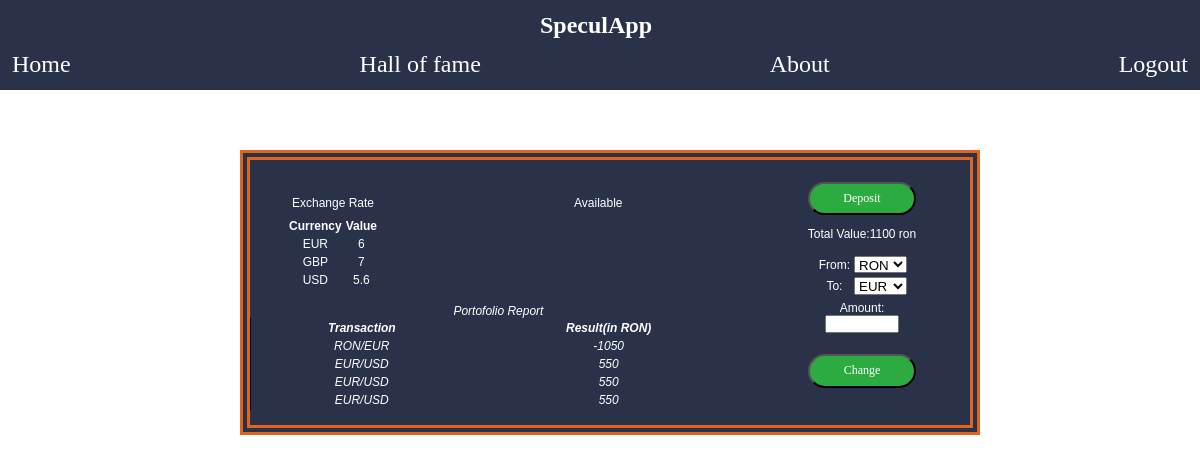
The app's page /page/Client.php (signed in), older data.
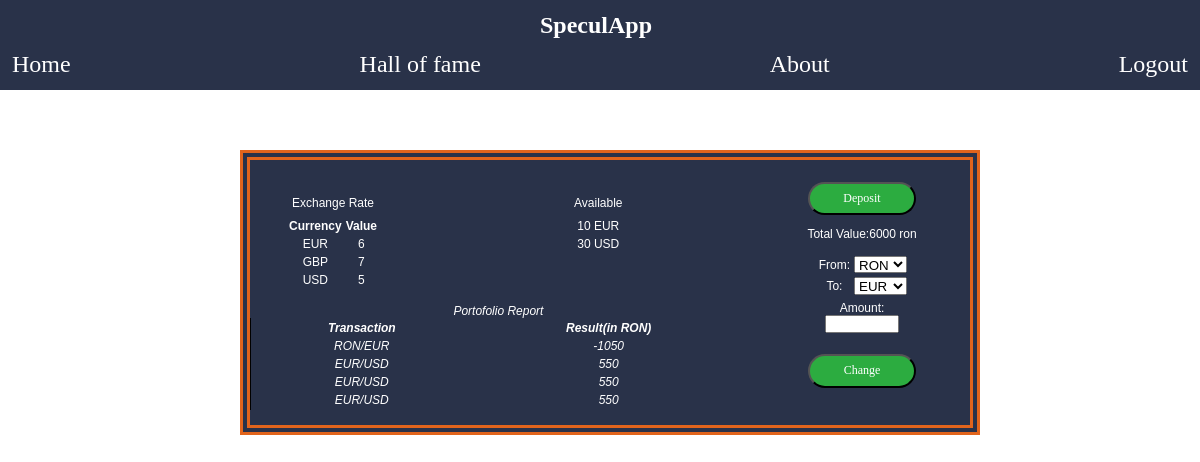
The same page, newer data.
### tables this page shows
CREATE TABLE `currency` (
  `name` varchar(8) NOT NULL,
  `cur_value` double NOT NULL,
  `min_value` double NOT NULL,
  `max_value` double NOT NULL,
  `update_time` int(11) NOT NULL,
  `last_update` datetime NOT NULL
);

CREATE TABLE `hof` (
  `username` varchar(32) NOT NULL,
  `user_id` int(11) NOT NULL,
  `credit` int(11) NOT NULL,
  `updated_at` datetime NOT NULL
);

CREATE TABLE `available` (
  `id` int(11) NOT NULL,
  `username` varchar(32) NOT NULL,
  `currency_name` varchar(8) NOT NULL,
  `amount` int(11) NOT NULL,
  `created_at` datetime NOT NULL
);

### script/get_cur_names.php (the view, shortened to what this page needs)
<?php
require('db.php');
$sql = "SELECT name FROM `currency`";
$result = mysqli_query($con,$sql);
if (mysqli_num_rows($result)>0){
	while ($row=mysqli_fetch_assoc($result)){ ?>
	<option value="<?php echo $row['name'];?>"><?php echo $row['name'];?></option>
	<?php
	}
}
?>

### script/get_rate.php (shortened to what this page needs)
<?php
require('db.php');
$sql = "SELECT name, cur_value FROM `currency`";
$result = mysqli_query($con,$sql);
if (mysqli_num_rows($result)>0){
	while ($row=mysqli_fetch_assoc($result)){ ?>
		<tr>
			<td><?php echo $row['name'];?></td>
			<td><?php echo $row['cur_value'];?>
			</td>
		</tr>
	<?php
	}
}
?>

### script/get_amt.php (shortened to what this page needs)
<?php
require('db.php');
$uname=$_SESSION['username'];
$sql="SELECT credit FROM `hof` WHERE username='$uname';";
$result=mysqli_query($con,$sql);
$result=mysqli_fetch_assoc($result);
echo $result['credit'];
?>

### script/get_available_cur.php (shortened to what this page needs)
<?php
require('db.php');
$uname=$_SESSION['username'];
$sql="SELECT * FROM `available` WHERE username='$uname';";
$result=mysqli_query($con,$sql);
if (mysqli_num_rows($result)>0){
	while($row=mysqli_fetch_assoc($result)){
		?>
		<tr><td><?php echo $row['amount'];?> <?php echo $row['currency_name'];?></td></tr>
	<?php
	}
}
?>

Row changes from the older to the newer data that the page shows:
changed currency "USD": cur_value "5.6" → "5"
added available: amount "10", currency_name "EUR"
added available: amount "30", currency_name "USD"
changed hof: credit "1100" → "6000"
